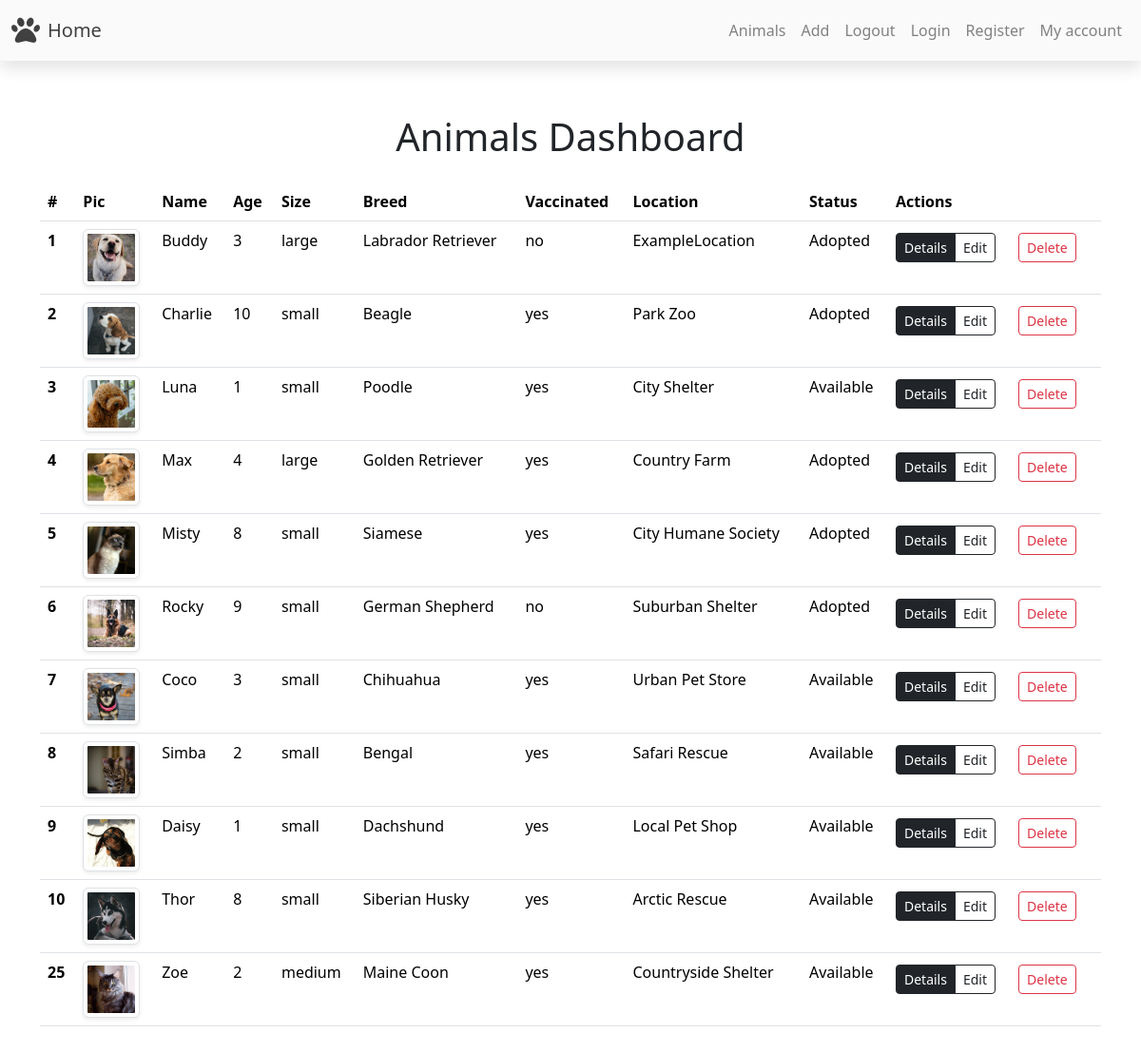
The page /animals/animals_dashboard.php (signed in) on the database its author committed.
### tables this page shows
CREATE TABLE `animals` (
  `id` int(11) NOT NULL,
  `name` varchar(255) NOT NULL,
  `age` int(11) NOT NULL,
  `size` varchar(255) NOT NULL,
  `breed` varchar(255) NOT NULL,
  `vaccinated` varchar(255) NOT NULL,
  `location` varchar(255) NOT NULL,
  `status` varchar(255) NOT NULL,
  `picture` varchar(255) DEFAULT NULL,
  `description` varchar(255) DEFAULT NULL
);

### animals/animals_dashboard.php (the view, shortened to what this page needs)
<?php
require_once "../components/db_connect.php";
require_once "../components/navbar.php";
$sql = "SELECT * FROM `animals` WHERE 1";
$result = mysqli_query($conn, $sql);
$rows = "";
if (mysqli_num_rows($result) > 0) {
  while ($row = mysqli_fetch_assoc($result)) {
    $rows .= "
    <tr>
    <th scope='row'>$row[id]</th>
    <td><img class='rounded img-thumbnail asp-1 object-fit-cover shadow-sm' src='../pictures/$row[picture]' alt='' width='60px'></td>
    <td>$row[name]</td>
    <td>$row[age]</td>
    <td>$row[size]</td>
    <td>$row[breed]</td>
    <td>$row[vaccinated]</td>
    <td>$row[location]</td>
    <td>$row[status]</td>
    <td>
    <div class='d-flex flex-nowrap'>
    <div class='btn-group btn-group-sm me-4 my-1' role='group' aria-label='Basic mixed styles example'>
    <a href='details.php?id=$row[id]' class='btn btn-dark'>Details</a>
    <a href='update.php?id=$row[id]' class='btn btn-outline-dark'>Edit</a>
    </div>
    <a href='delete.php?id=$row[id]' class='btn btn-sm btn-outline-danger my-1'>Delete</a>
    </div>
    </td>
  </tr>
    ";
  }
} else {
  $rows = "No data found.";
}
?>
<!DOCTYPE html>
<html lang="en">
<head>
  <link href="https://cdn.jsdelivr.net/npm/bootstrap@5.3.2/dist/css/bootstrap.min.css" rel="stylesheet">
  <link rel="stylesheet" href="../style/style.css">
</head>
<body>
  <?= $navbar ?>
  <div class="container my-5 pt-5">
    <h1 class="text-center my-4">Animals Dashboard</h1>
    <div class="table-responsive">
      <table class="table">
        <thead>
          <tr>
            <th scope="col">#</th>
            <th scope="col">Pic</th>
            <th scope="col">Name</th>
            <th scope="col">Age</th>
            <th scope="col">Size</th>
            <th scope="col">Breed</th>
            <th scope="col">Vaccinated</th>
            <th scope="col">Location</th>
            <th scope="col">Status</th>
            <th scope="col">Actions</th>
          </tr>
        </thead>
        <tbody>
          <?= $rows ?>
        </tbody>
      </table>
    </div>
  </div>
</body>
</html>

### style/style.css (style rules this page uses)
.asp-1 { aspect-ratio: 1; }

### rows shown on the page
animals: id "1", picture (picture), name "Buddy", age "3", size "large", breed "Labrador Retriever", vaccinated "no", location "ExampleLocation", status "Adopted"
animals: id "2", picture (picture), name "Charlie", age "10", size "small", breed "Beagle", vaccinated "yes", location "Park Zoo", status "Adopted"
animals: id "3", picture (picture), name "Luna", age "1", size "small", breed "Poodle", vaccinated "yes", location "City Shelter", status "Available"
animals: id "4", picture (picture), name "Max", age "4", size "large", breed "Golden Retriever", vaccinated "yes", location "Country Farm", status "Adopted"
animals: id "5", picture (picture), name "Misty", age "8", size "small", breed "Siamese", vaccinated "yes", location "City Humane Society", status "Adopted"
animals: id "6", picture (picture), name "Rocky", age "9", size "small", breed "German Shepherd", vaccinated "no", location "Suburban Shelter", status "Adopted"
animals: id "7", picture (picture), name "Coco", age "3", size "small", breed "Chihuahua", vaccinated "yes", location "Urban Pet Store", status "Available"
animals: id "8", picture (picture), name "Simba", age "2", size "small", breed "Bengal", vaccinated "yes", location "Safari Rescue", status "Available"
animals: id "9", picture (picture), name "Daisy", age "1", size "small", breed "Dachshund", vaccinated "yes", location "Local Pet Shop", status "Available"
animals: id "10", picture (picture), name "Thor", age "8", size "small", breed "Siberian Husky", vaccinated "yes", location "Arctic Rescue", status "Available"
animals: id "25", picture (picture), name "Zoe", age "2", size "medium", breed "Maine Coon", vaccinated "yes", location "Countryside Shelter", status "Available"
